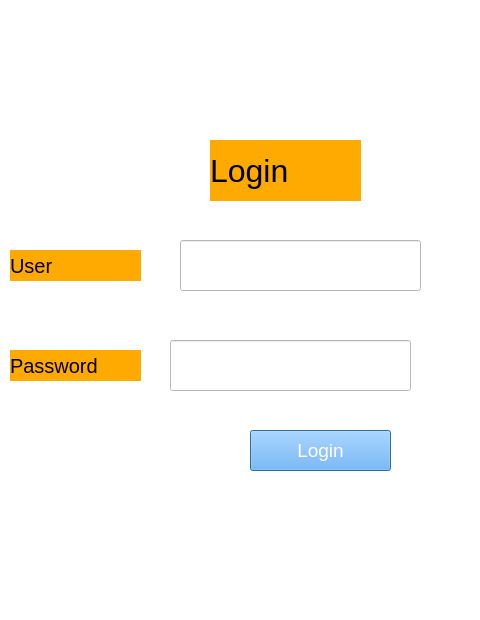
<?xml version="1.0" encoding="UTF-8"?>
<ui version="4.0">
 <class>Dialog</class>
 <widget class="QDialog" name="Dialog">
  <property name="geometry">
   <rect>
    <x>0</x>
    <y>0</y>
    <width>480</width>
    <height>620</height>
   </rect>
  </property>
  <property name="windowTitle">
   <string>Dialog</string>
  </property>
  <property name="styleSheet">
   <string notr="true">background-color: rgb(255, 255, 255);</string>
  </property>
  <widget class="QLabel" name="label">
   <property name="geometry">
    <rect>
     <x>210</x>
     <y>140</y>
     <width>151</width>
     <height>61</height>
    </rect>
   </property>
   <property name="styleSheet">
    <string notr="true"> font-size:24pt;
color: rgb(0, 0, 0);
background-color: rgb(255, 170, 0);</string>
   </property>
   <property name="text">
    <string>Login</string>
   </property>
  </widget>
  <widget class="QLabel" name="label_2">
   <property name="geometry">
    <rect>
     <x>10</x>
     <y>250</y>
     <width>131</width>
     <height>31</height>
    </rect>
   </property>
   <property name="styleSheet">
    <string notr="true">font-size:15pt; 
background-color: rgb(255, 170, 0);
color: rgb(0, 0, 0);</string>
   </property>
   <property name="text">
    <string>User</string>
   </property>
  </widget>
  <widget class="QLineEdit" name="email">
   <property name="geometry">
    <rect>
     <x>180</x>
     <y>240</y>
     <width>241</width>
     <height>51</height>
    </rect>
   </property>
   <property name="styleSheet">
    <string notr="true">font-size:14pt; 
color: rgb(0, 0, 0);</string>
   </property>
  </widget>
  <widget class="QLineEdit" name="password">
   <property name="geometry">
    <rect>
     <x>170</x>
     <y>340</y>
     <width>241</width>
     <height>51</height>
    </rect>
   </property>
   <property name="styleSheet">
    <string notr="true">font-size:14pt; color:rgb(0,0,0)</string>
   </property>
   <property name="text">
    <string/>
   </property>
  </widget>
  <widget class="QLabel" name="label_3">
   <property name="geometry">
    <rect>
     <x>10</x>
     <y>350</y>
     <width>131</width>
     <height>31</height>
    </rect>
   </property>
   <property name="styleSheet">
    <string notr="true">font-size:15pt; 
color: rgb(0, 0, 0);
background-color: rgb(255, 170, 0);</string>
   </property>
   <property name="text">
    <string>Password</string>
   </property>
  </widget>
  <widget class="QPushButton" name="loginbutton">
   <property name="geometry">
    <rect>
     <x>250</x>
     <y>430</y>
     <width>141</width>
     <height>41</height>
    </rect>
   </property>
   <property name="styleSheet">
    <string notr="true"> font-size:14pt; color:rgb(255, 255, 255);
background-color: rgb(85, 170, 255);</string>
   </property>
   <property name="text">
    <string>Login</string>
   </property>
  </widget>
  <widget class="QLabel" name="label_4">
   <property name="geometry">
    <rect>
     <x>10</x>
     <y>70</y>
     <width>191</width>
     <height>41</height>
    </rect>
   </property>
   <property name="styleSheet">
    <string notr="true">image: url(:/img/Logo_-_Maghreb_Steel_(1).jpg);</string>
   </property>
   <property name="text">
    <string/>
   </property>
  </widget>
 </widget>
 <resources>
  <include location="res.qrc"/>
 </resources>
 <connections/>
</ui>
